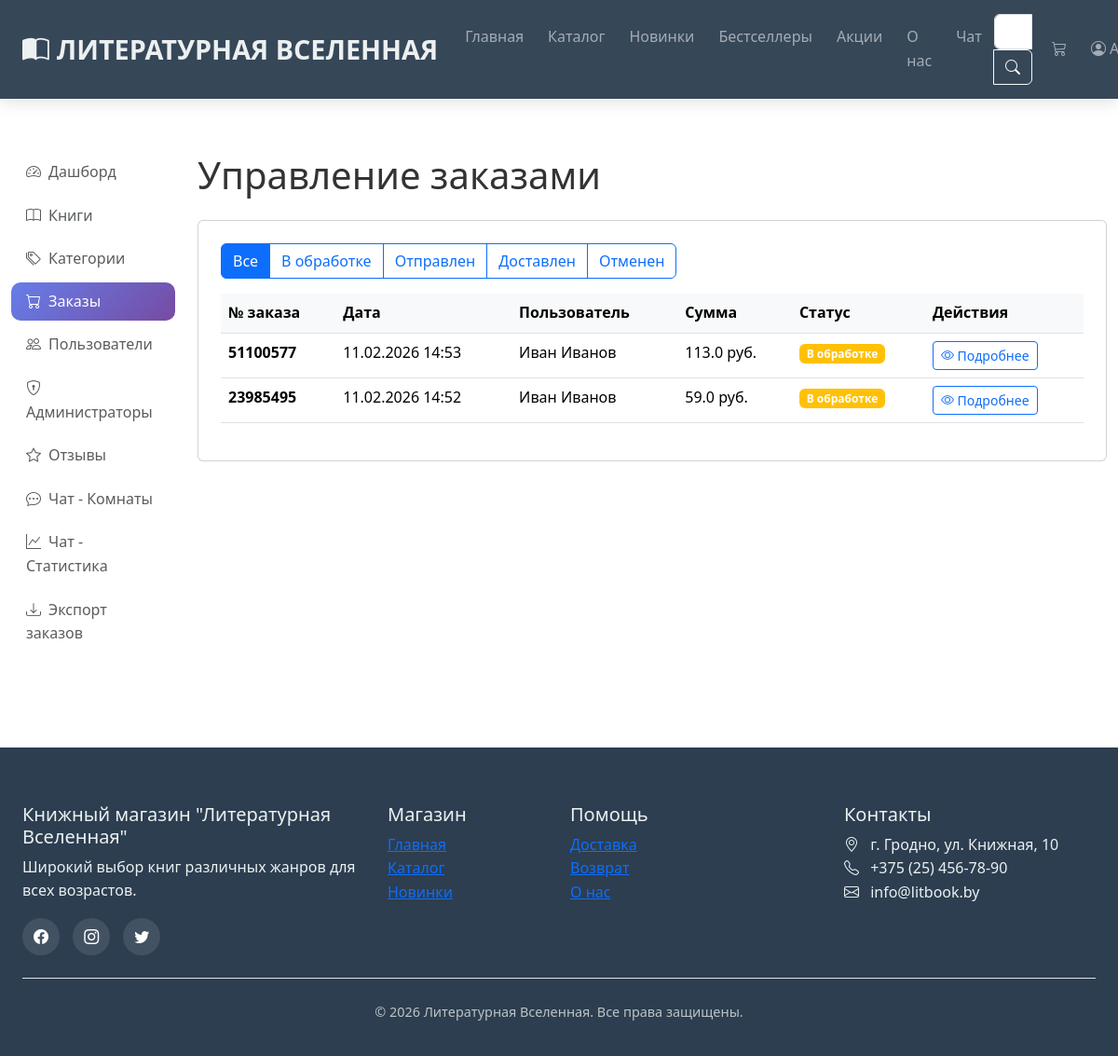
Page /admin/orders (signed in) on the earlier database version.
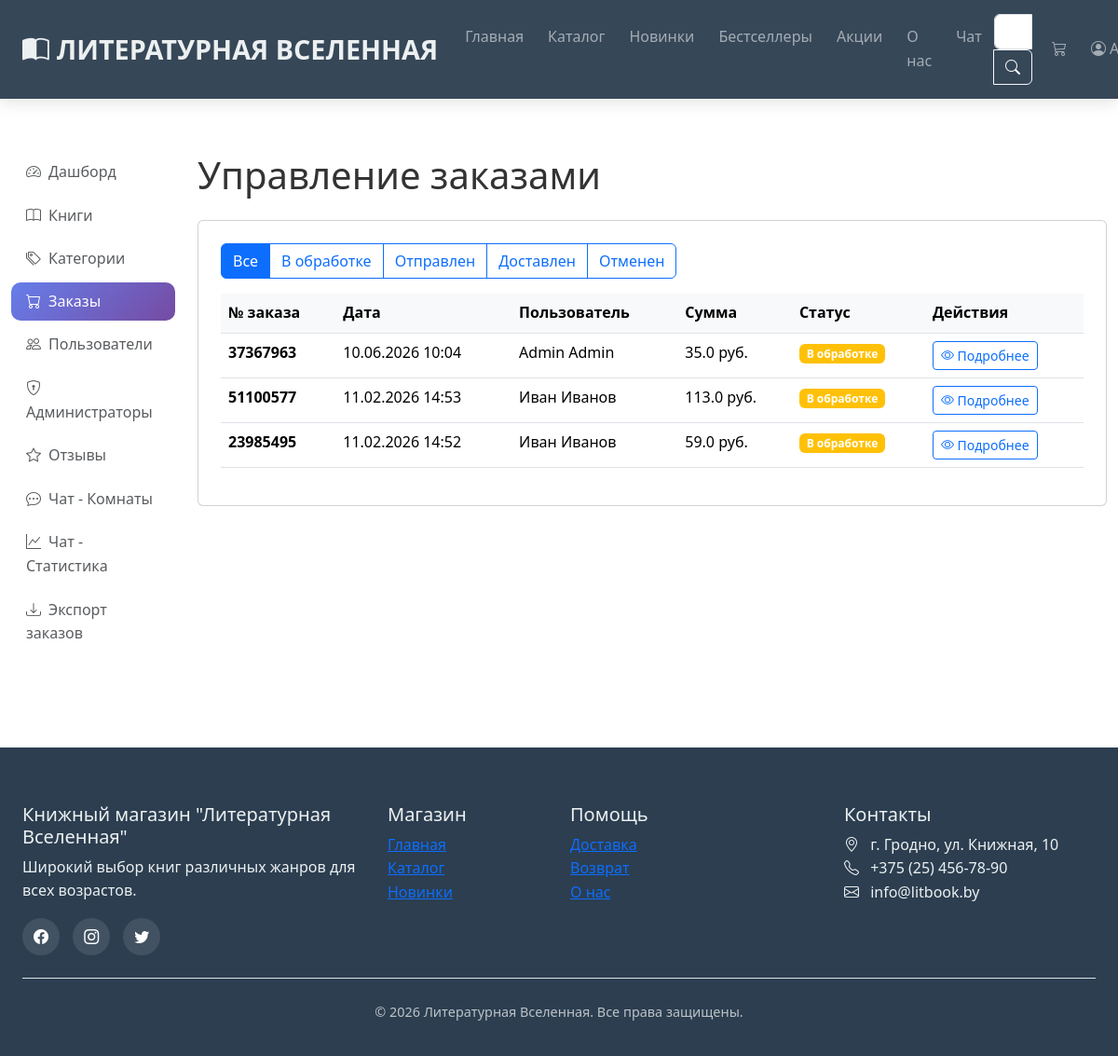
Same page on the later database version.
### models.py (models this page shows, shortened)
class Order(db.Model):
    __tablename__ = 'orders'
    id = db.Column(db.Integer, primary_key=True)
    order_number = db.Column(db.String(20), unique=True, nullable=False)
    status = db.Column(db.String(20), default='processing')  # processing, shipped, delivered, cancelled
    total = db.Column(db.Float, nullable=False)
    discount = db.Column(db.Float, default=0)
    shipping = db.Column(db.Float, default=0)
    created_at = db.Column(db.DateTime, default=datetime.now)
    user_id = db.Column(db.Integer, db.ForeignKey('users.id'), nullable=False)
    items = db.relationship('OrderItem', backref='order', lazy=True)

class User(db.Model):
    __tablename__ = 'users'
    id = db.Column(db.Integer, primary_key=True)
    first_name = db.Column(db.String(50), nullable=False)
    last_name = db.Column(db.String(50), nullable=False)
    email = db.Column(db.String(120), unique=True, nullable=False)
    password_hash = db.Column(db.String(128))
    phone = db.Column(db.String(20))
    is_admin = db.Column(db.Boolean, default=False)  # Добавленное поле
    created_at = db.Column(db.DateTime, default=datetime.now)
    orders = db.relationship('Order', backref='user', lazy=True)
    wishlist = db.relationship('Wishlist', backref='user', lazy=True)

### admin.py (the view)
@admin_bp.route('/orders')
@admin_required
def orders():
    page = request.args.get('page', 1, type=int)
    per_page = 20
    status = request.args.get('status', '')
    query = Order.query
    if status:
        query = query.filter_by(status=status)
    pagination = query.order_by(Order.created_at.desc()).paginate(page=page, per_page=per_page, error_out=False)
    orders = pagination.items
    statuses = ['processing', 'shipped', 'delivered', 'cancelled']
    return render_template('admin/orders.html',
                         orders=orders,
                         pagination=pagination,
                         statuses=statuses,
                         current_status=status)

### admin.py (called while the page is built)
def admin_required(f):
    @wraps(f)
    def decorated_function(*args, **kwargs):
        if 'user_id' not in session:
            flash('Пожалуйста, войдите в систему', 'warning')
            return redirect(url_for('login'))
        user = User.query.get(session['user_id'])
        if not user or not user.is_admin:
            flash('Доступ запрещен. Требуются права администратора.', 'danger')
            return redirect(url_for('index'))
        return f(*args, **kwargs)
    return decorated_function

### app.py (called while the page is built)
@app.context_processor
def inject_data():
    categories = Category.query.all()
    cart_count = 0
    if 'cart' in session:
        cart_count = sum(item['quantity'] for item in session['cart'].values())
    return dict(
        categories=categories,
        cart_count=cart_count,
        current_year=datetime.now().year
    )

### templates/admin/orders.html (shortened to what this page needs)
{% extends "base.html" %}
{% block content %}
<div style="height: 70px;"></div>
<div class="container-fluid py-4">
    <div class="row">
        <div class="col-md-3 col-lg-2 mb-4">
            {% include "admin/sidebar.html" %}
        </div>
        <div class="col-md-9 col-lg-10">
            <h1 class="mb-4">Управление заказами</h1>
            <div class="card">
                <div class="card-body">
                    <div class="mb-3">
                        <div class="btn-group">
                            <a href="{{ url_for('admin.orders') }}" class="btn btn-outline-primary {% if not current_status %}active{% endif %}">
                                Все
                            </a>
                            {% for status in statuses %}
                                <a href="{{ url_for('admin.orders', status=status) }}" class="btn btn-outline-primary {% if current_status == status %}active{% endif %}">
                                    {% if status == 'processing' %}В обработке
                                    {% elif status == 'shipped' %}Отправлен
                                    {% elif status == 'delivered' %}Доставлен
                                    {% else %}Отменен{% endif %}
                                </a>
                            {% endfor %}
                        </div>
                    </div>
                    <div class="table-responsive">
                        <table class="table table-hover">
                            <thead>
                                <tr>
                                    <th>№ заказа</th>
                                    <th>Дата</th>
                                    <th>Пользователь</th>
                                    <th>Сумма</th>
                                    <th>Статус</th>
                                    <th>Действия</th>
                                </tr>
                            </thead>
                            <tbody>
                                {% for order in orders %}
                                <tr>
                                    <td><strong>{{ order.order_number }}</strong></td>
                                    <td>{{ order.created_at.strftime('%d.%m.%Y %H:%M') }}</td>
                                    <td>{{ order.user.first_name }} {{ order.user.last_name }}</td>
                                    <td>{{ order.total }} руб.</td>
                                    <td>
                                        {% if order.status == 'processing' %}
                                            <span class="badge bg-warning">В обработке</span>
                                        {% elif order.status == 'shipped' %}
                                            <span class="badge bg-info">Отправлен</span>
                                        {% elif order.status == 'delivered' %}
                                            <span class="badge bg-success">Доставлен</span>
                                        {% else %}
                                            <span class="badge bg-danger">Отменен</span>
                                        {% endif %}
                                    </td>
                                    <td>
                                        <a href="{{ url_for('admin.order_detail', order_id=order.id) }}" class="btn btn-sm btn-outline-primary">
                                            <i class="bi bi-eye"></i> Подробнее
                                        </a>
                                    </td>
                                </tr>
                                {% endfor %}
                            </tbody>
                        </table>
                    </div>
                </div>
            </div>
        </div>
    </div>
</div>
{% endblock %}

### templates/base.html (shortened to what this page needs)
<!DOCTYPE html>
<html lang="ru">
<head>
    <link href="{{ url_for('static', filename='css/bootstrap.min.css') }}" rel="stylesheet">
    <link rel="stylesheet" href="https://cdn.jsdelivr.net/npm/bootstrap-icons@1.10.0/font/bootstrap-icons.css">
    <link rel="stylesheet" href="{{ url_for('static', filename='css/style.css') }}">
</head>
<body>
    <nav class="navbar navbar-expand-lg navbar-dark fixed-top">
        <div class="container-fluid px-3 px-lg-4">
            <a class="navbar-brand" href="{{ url_for('index') }}">
                <i class="bi bi-book-half me-2"></i>ЛИТЕРАТУРНАЯ ВСЕЛЕННАЯ
            </a>
            <div class="collapse navbar-collapse" id="navbarNav">
                <ul class="navbar-nav me-auto mb-2 mb-lg-0">
                    <li class="nav-item"><a class="nav-link" href="{{ url_for('index') }}">Главная</a></li>
                    <li class="nav-item"><a class="nav-link" href="{{ url_for('catalog') }}">Каталог</a></li>
                    <li class="nav-item"><a class="nav-link" href="{{ url_for('catalog', section='new') }}">Новинки</a></li>
                    <li class="nav-item"><a class="nav-link" href="{{ url_for('catalog', section='bestseller') }}">Бестселлеры</a></li>
                    <li class="nav-item"><a class="nav-link" href="{{ url_for('catalog', section='sale') }}">Акции</a></li>
                    <li class="nav-item"><a class="nav-link" href="{{ url_for('about') }}">О нас</a></li>
                    <li class="nav-item"><a class="nav-link" href="{{ url_for('chat') }}">Чат</a></li>
                </ul>
                <form class="d-flex" role="search" action="{{ url_for('catalog') }}" method="get">
                    <div class="input-group">
                        <input class="form-control" type="search" name="search" placeholder="Поиск книг" value="{{ request.args.get('search', '') }}">
                        <button class="btn btn-outline-light" type="submit"><i class="bi bi-search"></i></button>
                    </div>
                </form>
                <ul class="navbar-nav ms-2">
                    <li class="nav-item">
                        <a class="nav-link" href="{{ url_for('cart') }}">
                            <i class="bi bi-cart3"></i>
                        </a>
                    </li>
                    {% if session.user_id %}
                    <li class="nav-item dropdown">
                        <a class="nav-link dropdown-toggle" href="#" data-bs-toggle="dropdown">
                            <i class="bi bi-person-circle"></i>
                            <span class="d-none d-lg-inline">{{ session.user_name.split()[0] }}</span>
                        </a>
                    </li>
                    {% endif %}
                </ul>
            </div>
        </div>
    </nav>
    <div style="height: 70px;"></div>
    {% block content %}{% endblock %}
    <footer class="mt-5">
        <div class="container-fluid px-3 px-lg-4">
            <div class="row g-4">
                <div class="col-lg-4 col-md-6">
                    <h5>Книжный магазин "Литературная Вселенная"</h5>
                    <p>Широкий выбор книг различных жанров для всех возрастов.</p>
                    <div class="social-links">
                        <a href="#"><i class="bi bi-facebook"></i></a>
                        <a href="#"><i class="bi bi-instagram"></i></a>
                        <a href="#"><i class="bi bi-twitter"></i></a>
                    </div>
                </div>
                <div class="col-lg-2 col-md-6">
                    <h5>Магазин</h5>
                    <ul class="list-unstyled">
                        <li><a href="{{ url_for('index') }}">Главная</a></li>
                        <li><a href="{{ url_for('catalog') }}">Каталог</a></li>
                        <li><a href="{{ url_for('catalog', section='new') }}">Новинки</a></li>
                    </ul>
                </div>
                <div class="col-lg-3 col-md-6">
                    <h5>Помощь</h5>
                    <ul class="list-unstyled">
                        <li><a href="{{ url_for('about') }}#delivery">Доставка</a></li>
                        <li><a href="{{ url_for('about') }}#return">Возврат</a></li>
                        <li><a href="{{ url_for('about') }}">О нас</a></li>
                    </ul>
                </div>
                <div class="col-lg-3 col-md-6">
                    <h5>Контакты</h5>
                    <ul class="list-unstyled">
                        <li><i class="bi bi-geo-alt me-2"></i> г. Гродно, ул. Книжная, 10</li>
                        <li><i class="bi bi-telephone me-2"></i> +375 (25) 456-78-90</li>
                        <li><i class="bi bi-envelope me-2"></i> info@litbook.by</li>
                    </ul>
                </div>
            </div>
            <div class="copyright text-center pt-4 mt-4 border-top">
                <p>&copy; {{ current_year }} Литературная Вселенная. Все права защищены.</p>
            </div>
        </div>
    </footer>
    <div class="position-fixed bottom-0 end-0 p-3" style="z-index: 1050; max-width: 380px;">
    </div>
</body>
</html>

### templates/admin/sidebar.html
<div class="admin-sidebar">
    <div class="list-group">
        <a href="{{ url_for('admin.dashboard') }}" class="list-group-item list-group-item-action {% if request.endpoint == 'admin.dashboard' %}active{% endif %}">
            <i class="bi bi-speedometer2 me-2"></i>Дашборд
        </a>
        <a href="{{ url_for('admin.books') }}" class="list-group-item list-group-item-action {% if request.endpoint == 'admin.books' %}active{% endif %}">
            <i class="bi bi-book me-2"></i>Книги
        </a>
        <a href="{{ url_for('admin.categories') }}" class="list-group-item list-group-item-action {% if request.endpoint == 'admin.categories' %}active{% endif %}">
            <i class="bi bi-tags me-2"></i>Категории
        </a>
        <a href="{{ url_for('admin.orders') }}" class="list-group-item list-group-item-action {% if request.endpoint == 'admin.orders' %}active{% endif %}">
            <i class="bi bi-cart me-2"></i>Заказы
        </a>
        <a href="{{ url_for('admin.users') }}" class="list-group-item list-group-item-action {% if request.endpoint == 'admin.users' %}active{% endif %}">
            <i class="bi bi-people me-2"></i>Пользователи
        </a>
        <a href="{{ url_for('admin.admins') }}" class="list-group-item list-group-item-action {% if request.endpoint == 'admin.admins' %}active{% endif %}">
            <i class="bi bi-shield-lock me-2"></i>Администраторы
        </a>
        <a href="{{ url_for('admin.reviews') }}" class="list-group-item list-group-item-action {% if request.endpoint == 'admin.reviews' %}active{% endif %}">
            <i class="bi bi-star me-2"></i>Отзывы
        </a>
        <a href="{{ url_for('admin.chat_rooms') }}" class="list-group-item list-group-item-action {% if request.endpoint == 'admin.chat_rooms' %}active{% endif %}">
    <i class="bi bi-chat-dots me-2"></i>Чат - Комнаты
        </a>
        <a href="{{ url_for('admin.chat_stats') }}" class="list-group-item list-group-item-action {% if request.endpoint == 'admin.chat_stats' %}active{% endif %}">
            <i class="bi bi-graph-up me-2"></i>Чат - Статистика
        </a>
        <a href="{{ url_for('admin.export_orders') }}" class="list-group-item list-group-item-action">
            <i class="bi bi-download me-2"></i>Экспорт заказов
        </a>
    </div>
</div>

### static/css/style.css (style rules this page uses)
:root { --primary-color: #2c3e50; --secondary-color: #3498db; --accent-color: #e74c3c; --light-color: #ecf0f1; --dark-color: #2c3e50; --text-color: #333; --shadow: 0 5px 15px rgba(0, 0, 0, 0.1); --transition: all 0.3s ease; }
* { margin: 0; padding: 0; box-sizing: border-box; }
body { font-family: "Segoe UI", Tahoma, Geneva, Verdana, sans-serif; color: var(--text-color); line-height: 1.6; overflow-x: hidden; }
.navbar { background-color: rgba(44, 62, 80, 0.95) !important; backdrop-filter: blur(10px); transition: var(--transition); padding: 15px 0; box-shadow: var(--shadow); }
.navbar-brand { font-weight: 700; font-size: 1.8rem; color: var(--light-color) !important; }
.nav-link { font-weight: 500; margin: 0 5px; border-radius: 5px; transition: var(--transition); }
footer { background-color: var(--dark-color); color: var(--light-color); padding: 60px 0 20px; }
.social-links a { display: inline-block; width: 40px; height: 40px; background-color: rgba(255, 255, 255, 0.1); border-radius: 50%; text-align: center; line-height: 40px; margin-right: 10px; color: white; transition: var(--transition); }
.copyright { border-top: 1px solid rgba(255, 255, 255, 0.1); padding-top: 20px; margin-top: 40px; text-align: center; font-size: 0.9rem; color: #bdc3c7; }
.card-body { padding: 1.5rem; }
.admin-sidebar { position: sticky; top: 100px; }
.admin-sidebar .list-group-item { border: none; border-radius: 10px; margin-bottom: 5px; transition: all 0.3s; }
.admin-sidebar .list-group-item.active { background: linear-gradient(135deg, #667eea 0%, #764ba2 100%); border: none; color: white; }
.admin-sidebar .list-group-item i { width: 24px; }
.table th { background-color: #f8f9fa; font-weight: 600; }

Differences in the rows shown:
added Order: order_number "37367963", created_at "10.06.2026 10:04", user.first_name "Admin", user.last_name "Admin", total "35.0", status "В обработке"
